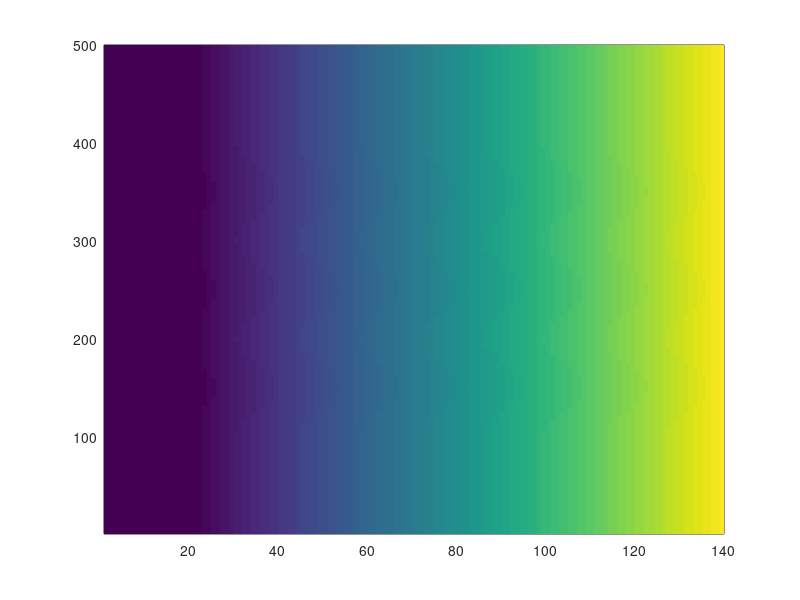

This chart was generated by the following MATLAB code: (Note: this script raises an error after producing the figure.)
% THIS FILE CONTAINS THE DEFINITIONS OF THE PARAMETERS NEEDED TO CREATE THE 
% INPUT FILES FOR THE INWAVE MODEL:
%
% InWave_grd.nc
% InWave_ini.nc
% InWave_bnd.nc
%

%%%%%%%%%%%%%%%%%%%%%%%%%%%%%%%%%%%%%%%%%%%%%%%%%%%%%%%%%%%%%%%%%%%%%%%%%%%
%%%%%                DEFINE WHICH FILES TO GENERATE                   %%%%%
%%%%%%%%%%%%%%%%%%%%%%%%%%%%%%%%%%%%%%%%%%%%%%%%%%%%%%%%%%%%%%%%%%%%%%%%%%%

make_InWave_grd=1;
make_InWave_ini=1;
make_InWave_bnd=1;

%%%%%%%%%%%%%%%%%%%%%%%%%%%%%%%%%%%%%%%%%%%%%%%%%%%%%%%%%%%%%%%%%%%%%%%%%%%
%%%%%        GENERAL PARAMETERS: THESE NEED TO BE DEFINED ALWAYS       %%%%
%%%%%%%%%%%%%%%%%%%%%%%%%%%%%%%%%%%%%%%%%%%%%%%%%%%%%%%%%%%%%%%%%%%%%%%%%%%

Lm= 140;               % number of total rho points in the xi direction
Mm= 500;               % number of total rho points in the eta direction

%%%%%%%%%%%%%%%%%%%%%%%%%%%%%%%%%%%%%%%%%%%%%%%%%%%%%%%%%%%%%%%%%%%%%%%%%%%
%%%%%                GRID AND BATHYMETRY DEFINITION                   %%%%%
%%%%%%%%%%%%%%%%%%%%%%%%%%%%%%%%%%%%%%%%%%%%%%%%%%%%%%%%%%%%%%%%%%%%%%%%%%%

filepath='P:\INWAVE_020811\Projects\Inwave_tests\Edge\';

if (make_InWave_grd)
    
  grd_file=strcat(filepath,'InWave_grd.nc');  % name of the grid file
    
  % Grid characteristics

  dx=5;                % grid cell size in xi direction
  dy=5;                % grid cell size in eta direction 

  % enter x and y coordinates of rho points

  x=[-dx/2:dx:dx*(Lm-1)];
  y=[-dy/2:dy:dy*(Mm-1)];

  [x,y]=meshgrid(x,y);
  
%   repmat(x,length(y),1);
%   y=repmat(y',length(y),1);

  % Bathymetry characteristics
  
  depth0= 18;            % water depth in the study domain (m)
  angle= 0.03;

  % set depth 
  
  depth=zeros(size(x))+depth0;
  
  k=2*pi/500;
  Amp=0.05;

  for jj=1:Mm
      for ii=1:Lm
          depth(jj,ii)=18.0-(140-ii)*dx*angle+Amp*cos(k*jj*dy);
      end
  end

  for jj=1:100
      for ii=1:Lm
          depth(jj,ii)=18.0-(140-ii)*dx*angle+Amp;
      end
  end

  for jj=401:500
      for ii=1:Lm
          depth(jj,ii)=18.0-(140-ii)*dx*angle+Amp;
      end
  end

  depth(depth<0.15)=0.15;
  pcolor(depth)
  shading flat
  colorbar 'vertical'

  % set grid angle
  roms_angle=zeros(size(depth));

  % set masking
  mask_rho=ones(size(depth));
  dum=find(depth<=0.15);
  mask_rho(dum)=0;
  
  % set coriolis f
  f=zeros(size(depth))+4.988e-5; %20N

end

%%%%%%%%%%%%%%%%%%%%%%%%%%%%%%%%%%%%%%%%%%%%%%%%%%%%%%%%%%%%%%%%%%%%%%%%%%%
%%%%%                 INITIAL CONDITION DEFINITION                    %%%%%
%%%%%%%%%%%%%%%%%%%%%%%%%%%%%%%%%%%%%%%%%%%%%%%%%%%%%%%%%%%%%%%%%%%%%%%%%%%

if (make_InWave_ini || make_InWave_bnd )  

  Nbins= 20;                               % number of directional bins considered in the simulation
  Bindirs = [0:360/Nbins:360-360/Nbins];   % center angles of the directional bins.
  pd=ones(size(Bindirs)).*360./(Nbins);
  Bindirs_c = [0-(360/Nbins)/2:360/Nbins:360-360/Nbins+(360/Nbins)/2];

end  

if (make_InWave_ini)  
    
  ini_file=strcat(filepath,'InWave_ini.nc');  % name of the initial file

  Ac=ones(Nbins,Mm,Lm).*0;
  Cx=ones(Nbins,Mm,Lm-1).*0;
  Cy=ones(Nbins,Mm-1,Lm).*0;
  Ct=ones(Nbins+1,Mm,Lm).*0;

end


%%%%%%%%%%%%%%%%%%%%%%%%%%%%%%%%%%%%%%%%%%%%%%%%%%%%%%%%%%%%%%%%%%%%%%%%%%%
%%%%%                 BOUNDARY CONDITION DEFINITION                   %%%%%
%%%%%%%%%%%%%%%%%%%%%%%%%%%%%%%%%%%%%%%%%%%%%%%%%%%%%%%%%%%%%%%%%%%%%%%%%%%

if (make_InWave_bnd)

  bnd_file=strcat(filepath,'InWave_bnd.nc');  % name of the boundary file

  % Duration of the simulation and time increment for the boundaries
  
  dt= 1.000;             % time increment for the boundaries (seconds)
  drtn= 3600;            % total duration of the simulation (seconds)

  time=[0:dt:drtn];
  
  % Specify by 1 the open boundary: S E N W
  obc=[0 1 0 0];

%    Nbins_bnd= 20;         % number of directional bins with energy at the boundaries
%    dir_bnd= Bindirs;      % center angle (degrees of the bin containing energy at the boudaries
 
 % Specify number of directions at the boundaries (we have to specify at
 % least 2)
 
  Nbins_bnd= 1;         % number of directional bins with energy at the boundaries
  dir_bnd= 90;         % center angle (degrees of the bin containing energy at the boudaries)

  if sum(ismember(dir_bnd,Bindirs)) ~= Nbins_bnd; 
  bin_error=1;
  else
  bin_error=0;
  end      

  if obc(1)==1
    Ac_north=zeros(length(time),Nbins_bnd,Lm);
  end
  if obc(2)==1
    Ac_east=zeros(length(time),Nbins_bnd,Mm);
    
    Hrms=0.75; 
fIG=0.009;
Tp=10;

a2=sqrt((Hrms/2).^2/5);
a1=2*a2;
T1=Tp;
f1=1/T1;
f2=f1-fIG;
T2=1./f2;
Tm=(T1+T2)./2;
TA=Tm;

eta=a1*cos(2*pi*f1*time)+a2*cos(2*pi*f2*time);

en=hilbert(eta);

E=1/8*1025*9.81*(2.*abs(hilbert(eta))).^2;
Ac1=E./(2*pi/Tm);

plot(time,eta)
hold on
plot(time,abs(hilbert(eta)),'g')

    for i=1:Mm
    Ac_east(:,1,i)=Ac1(:);
    end
    
  end
  if obc(3)==1
    Ac_south=zeros(length(time),Nbins_bnd,Lm);
  end
  if obc(4)==1
    Ac_west=zeros(length(time),Nbins_bnd,Mm);   
  end

  if obc(1)==1
    TA_west=TA;
  end
  if obc(2)==1
    TA_east=TA;
  end
  if obc(3)==1
    TA_south=TA;
  end
  if obc(4)==1
    TA_north=TA;
  end

end



